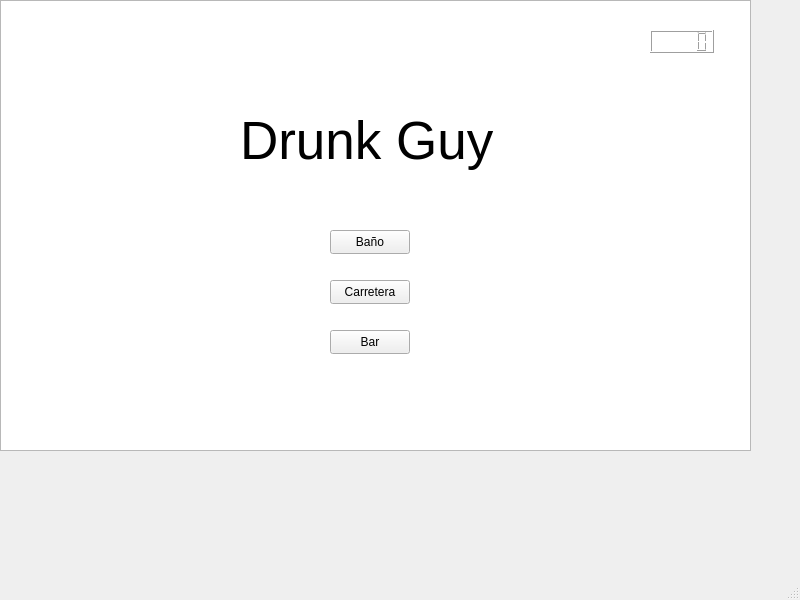
<?xml version="1.0" encoding="UTF-8"?>
<ui version="4.0">
 <class>MainWindow</class>
 <widget class="QMainWindow" name="MainWindow">
  <property name="geometry">
   <rect>
    <x>0</x>
    <y>0</y>
    <width>800</width>
    <height>600</height>
   </rect>
  </property>
  <property name="windowTitle">
   <string>MainWindow</string>
  </property>
  <widget class="QWidget" name="centralwidget">
   <widget class="QGraphicsView" name="graphicsView">
    <property name="geometry">
     <rect>
      <x>0</x>
      <y>0</y>
      <width>751</width>
      <height>451</height>
     </rect>
    </property>
   </widget>
   <widget class="QLabel" name="label">
    <property name="geometry">
     <rect>
      <x>240</x>
      <y>80</y>
      <width>261</width>
      <height>121</height>
     </rect>
    </property>
    <property name="font">
     <font>
      <pointsize>40</pointsize>
     </font>
    </property>
    <property name="text">
     <string>Drunk Guy</string>
    </property>
   </widget>
   <widget class="QPushButton" name="pushButton">
    <property name="geometry">
     <rect>
      <x>330</x>
      <y>230</y>
      <width>80</width>
      <height>24</height>
     </rect>
    </property>
    <property name="text">
     <string>Baño</string>
    </property>
   </widget>
   <widget class="QPushButton" name="pushButton_2">
    <property name="geometry">
     <rect>
      <x>330</x>
      <y>280</y>
      <width>80</width>
      <height>24</height>
     </rect>
    </property>
    <property name="text">
     <string>Carretera</string>
    </property>
   </widget>
   <widget class="QPushButton" name="pushButton_3">
    <property name="geometry">
     <rect>
      <x>330</x>
      <y>330</y>
      <width>80</width>
      <height>24</height>
     </rect>
    </property>
    <property name="text">
     <string>Bar</string>
    </property>
   </widget>
   <widget class="QLCDNumber" name="lcdNumber">
    <property name="geometry">
     <rect>
      <x>650</x>
      <y>30</y>
      <width>64</width>
      <height>23</height>
     </rect>
    </property>
   </widget>
  </widget>
  <widget class="QMenuBar" name="menubar">
   <property name="geometry">
    <rect>
     <x>0</x>
     <y>0</y>
     <width>800</width>
     <height>21</height>
    </rect>
   </property>
  </widget>
  <widget class="QStatusBar" name="statusbar"/>
 </widget>
 <resources/>
 <connections/>
</ui>
